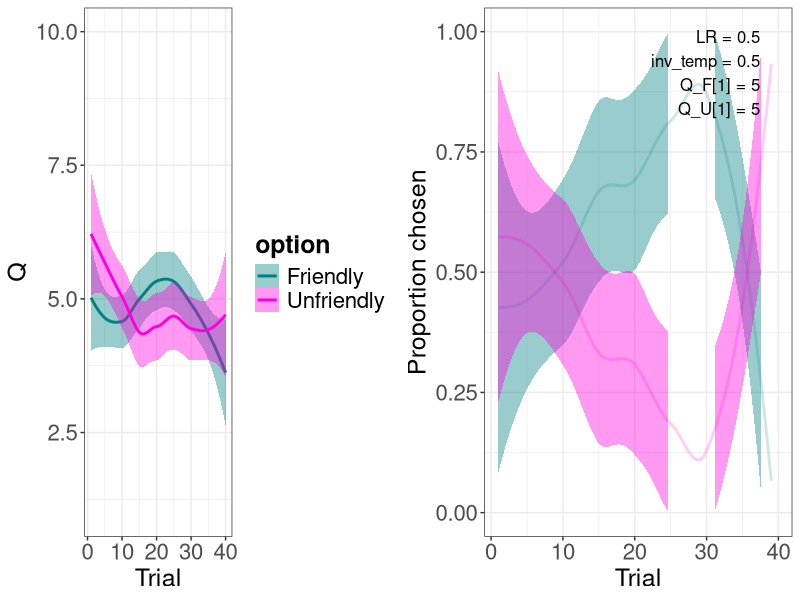
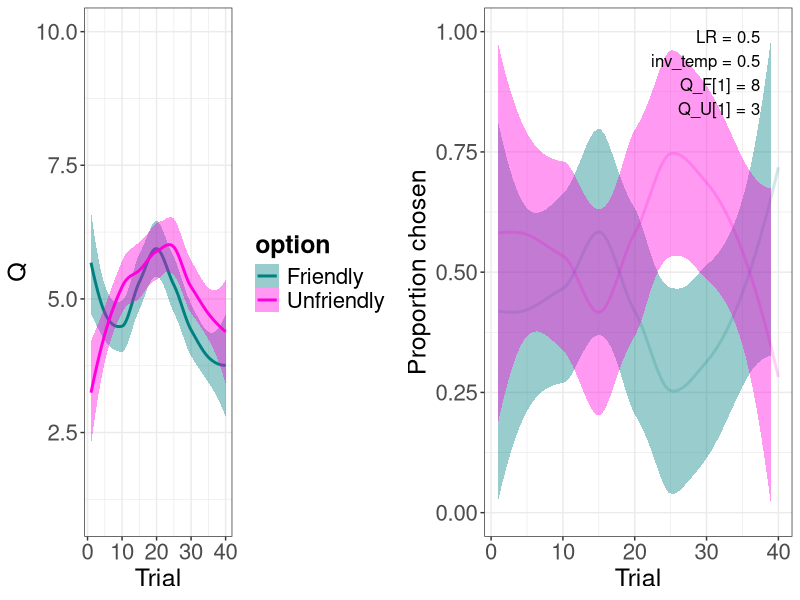
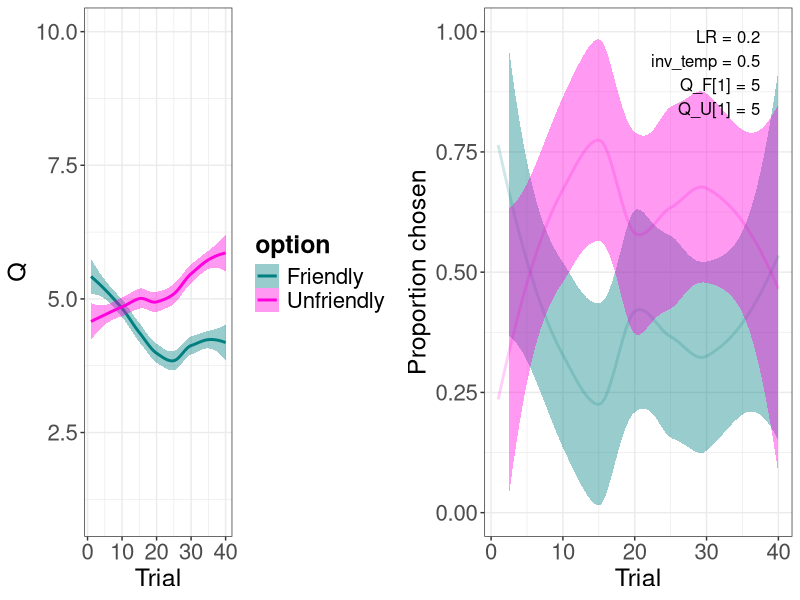
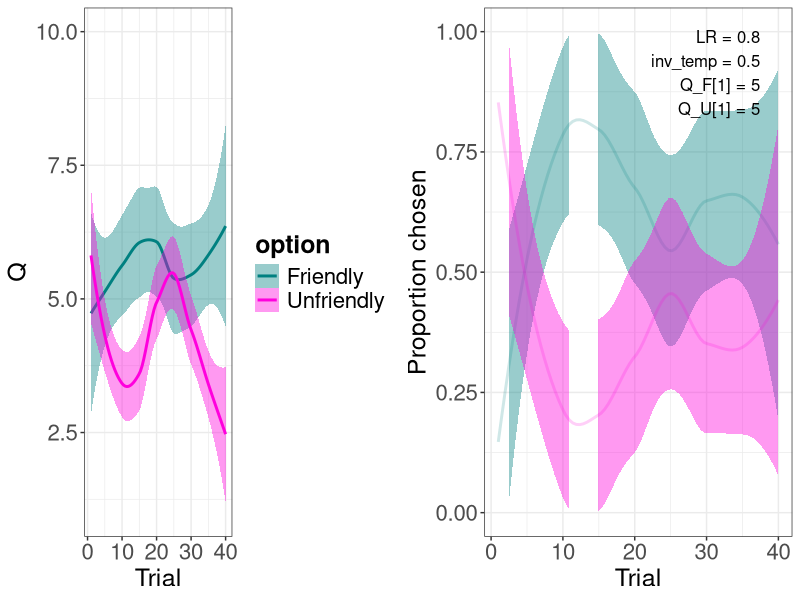
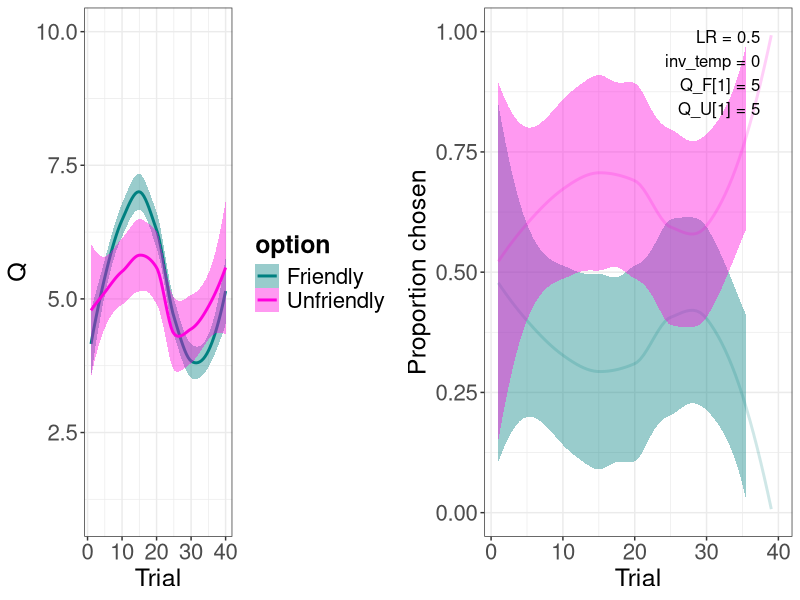
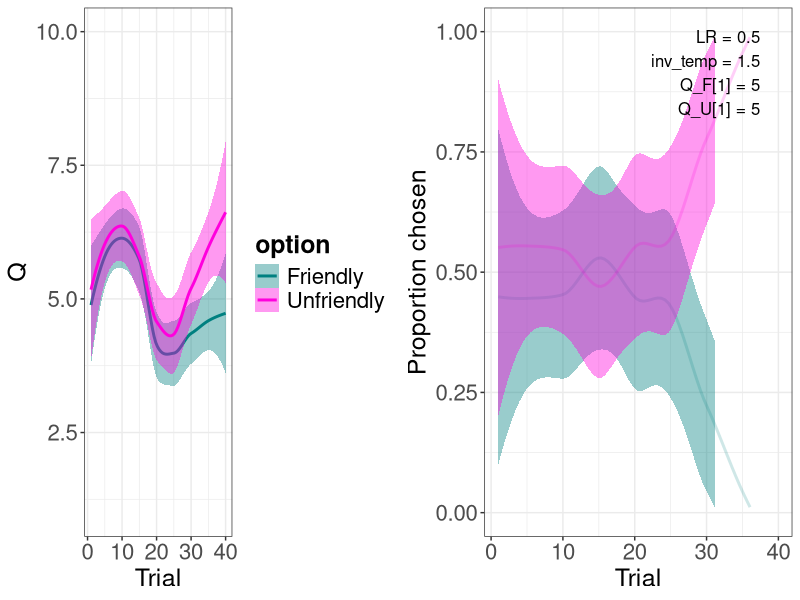
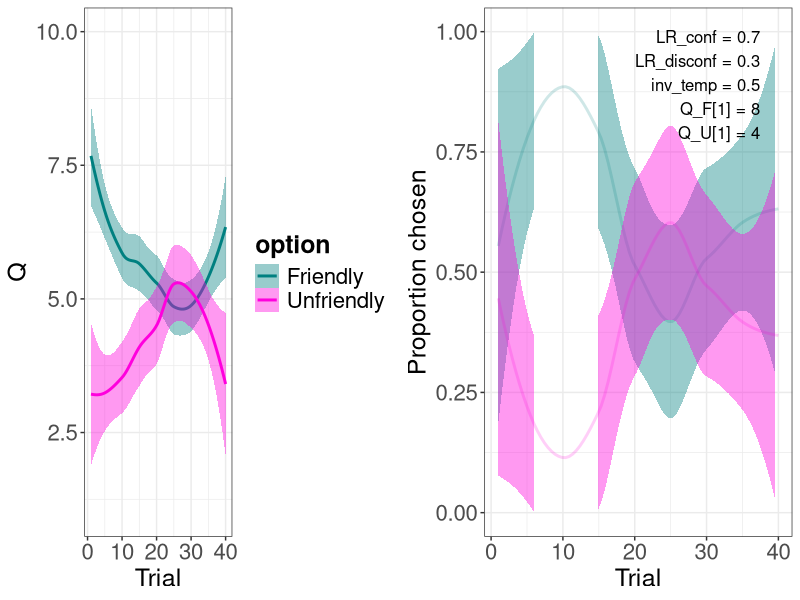
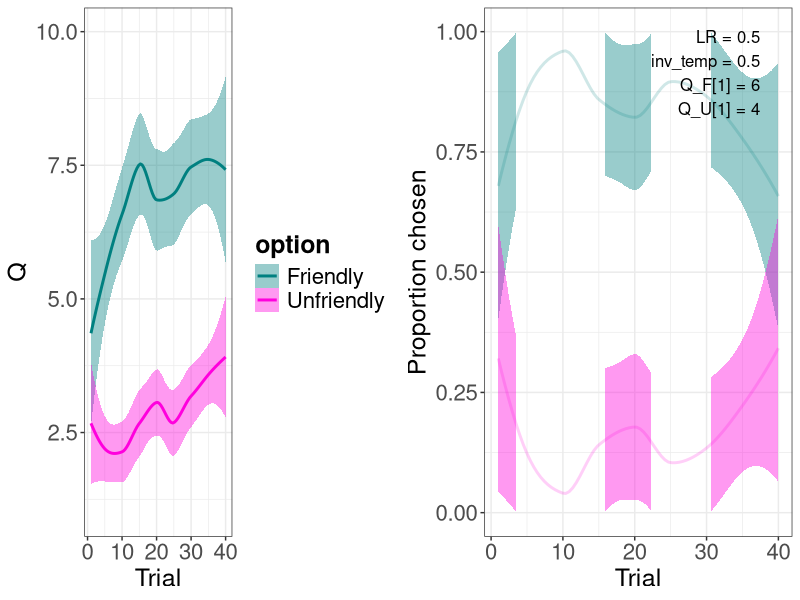

Write R code to recreate these figures, in order.
## ---- chunk 1
knitr::knit_hooks$set(purl = knitr::hook_purl)
knitr::opts_chunk$set(echo = TRUE)
knitr::opts_chunk$set(message = FALSE)
knitr::opts_chunk$set(fig.width = 10, fig.height = 4)
## ---- chunk 2
n_participants <- 1
n_trials <- 40
params_std <- c(0.5, 0.5, 5, 5) # LR, inv_temp, Q_F_1, Q_U_1
set.seed(1234)
## ---- chunk 3
library(truncnorm)
mu_R <- 5
sigma_R <- 3
rating <- function(mu_sd = c(5, 3)) {
  R <- round(rtruncnorm(n = 1, a = 1, b = 10, 
                        mean = mu_R, 
                        sd = sigma_R), 
             0)
  return(R)
}
## ---- chunk 4
run_model <- function(params = params_std) {
  dat <- data.frame()

  for (j in 1:n_participants) {

    # ------ init data frames etc -----
    Q <- data.frame(
      F = rep(NA, n_trials),
      U = rep(NA, n_trials)
    )
    P_F <- c()
    choice <- c()
    R <- c()
    pred_err <- c()

    # ----- initialize parameters -----
    LR <- params[1]
    inv_temp <- params[2]
    Q$F[1] <- params[3]
    Q$U[1] <- params[4]

    # --------- run trials ------------
    for (t in 1:n_trials) {

      # choose
      P_F[t] <- 1 / (1 + exp(-inv_temp * (Q$F[t] - Q$U[t])))
      choice[t] <- if_else(runif(1) < P_F[t],
                          "F",
                          "U")

      # rate
      R[t] <- rating()

      # learn
      pred_err[t] <- R[t] - Q[t, choice[t]]

      if (t < n_trials) {   # no updating Qs in the very last trial
        Q[t+1, choice[t]] <- Q[t, choice[t]] + LR * pred_err[t]

        not_chosen <- colnames(Q[which(colnames(Q) != choice[t])])
        Q[t+1, not_chosen] <- Q[t, not_chosen]
      }
    }

    dat_p <- data.frame(
      participant = rep(j, n_trials),
      trial =       1:n_trials,
      Q_F =         Q$F,
      Q_U =         Q$U,
      P_F =         P_F,
      choice =      choice,
      R =           R,
      pred_err =    pred_err
    )

    dat <- rbind(dat, dat_p)
  }

  return(dat)
}
## ---- chunk 5
library(tidyverse)
my_teal <- "#008080"
my_pink <- "#ff00dd"

my_theme <- theme_bw() +
  theme(plot.title = element_text(size = 20, face = "bold")) +
  theme(axis.text = element_text(size = 16),
        axis.title = element_text(size = 18)) +
  theme(legend.title = element_text(size = 18, face = "bold"),
        legend.text = element_text(size = 16)) +
  theme(strip.text.x = element_text(size = 18, face = "bold"))
## ---- chunk 6
library(grid)
library(gridExtra)

to_long <- function(dat) {
  long_dat <- dat %>%
    pivot_longer(c(Q_F, Q_U), names_prefix = "Q_", names_to = "option", values_to = "Q") %>%
    mutate(option = factor(option),
           choice = factor(choice))

  return(long_dat)
}

plot_Q <- function(dat) {
  p <- ggplot(dat, aes(x = trial,
                      y = Q,
                      color = option)) +
    geom_smooth(aes(fill = option)) +
    ylim(c(1, 10)) +
    labs(x = "Trial") +
    scale_color_manual(values = c(my_teal, my_pink),
                      labels = c("Friendly", "Unfriendly")) +  
    scale_fill_manual(values = c(my_teal, my_pink),
                      labels = c("Friendly", "Unfriendly")) +
    my_theme
  return(p)
}

plot_choice <- function(dat) {
  dat <- dat %>%
    mutate(choice_is_F = if_else(choice == "F", 1, 0),
           choice_is_U = 1 - choice_is_F)
    
  p <- ggplot(dat, aes(x = trial)) +
    geom_smooth(aes(y = choice_is_F),
                color = paste0(my_teal, "30"),
                fill = paste0(my_teal, "30")) +
    geom_smooth(aes(y = choice_is_U),
                color = paste0(my_pink, "30"),
                fill = paste0(my_pink, "30")) +
    ylim(c(0, 1)) +
    labs(x = "Trial",
         y = "Proportion chosen") +
    my_theme
  return(p)
}

annotation_single <- function(params, x = 0.95) {
    text <- paste0("LR = ", params[1],
                  "\ninv_temp = ", params[2],
                  "\nQ_F[1] = ", params[3],
                  "\nQ_U[1] = ", params[4])

    grid.text(text, x = unit(x, "npc"), y = unit(0.95, "npc"), hjust = 1, vjust = 1)
}

annotation_double <- function(params_left, params_right) {
  annotation_single(params_left, 0.45)
  annotation_single(params_right, 0.95)
}
## ---- chunk 7
library(rjson)
model_dat_JSON <- function(params, model_dat) {
  LR <- params[1]
  inv_temp <- params[2]
  initQF <- params[3]
  initQU <- params[4]
  T <- n_trials
  choice <- as.numeric(model_dat$choice == "U") + 1
  R <- model_dat$R
  my_list <- list(LR, inv_temp, initQF, initQU, mu_R, sigma_R, T, choice, R)
  names(my_list) <- c("LR", "inv_temp", "initQF", "initQU", "mu_R", "sigma_R", "T", "choice", "R")
  return(toJSON(my_list))
}
## ---- chunk 8
dat_std <- run_model()
write(model_dat_JSON(params_std, dat_std), "sim_dat.json")
dat_std <- dat_std %>% to_long()
p_left <- plot_Q(dat_std)
p_right <- plot_choice(dat_std)
grid.arrange(p_left, p_right, nrow = 1)
annotation_single(params_std)
## ---- chunk 9
params <- c(0.5, 0.5, 8, 3)
dat <- run_model(params)
write(model_dat_JSON(params, dat), "sim_dat.json")
dat <- dat %>% to_long()
p_left <- plot_Q(dat)
p_right <- plot_choice(dat)
grid.arrange(p_left, p_right, nrow = 1)
annotation_single(params)
## ---- chunk 10
params <- c(0.2, 0.5, 5, 5)
dat <- run_model(params) %>% to_long()
p_left <- plot_Q(dat)
p_right <- plot_choice(dat)
grid.arrange(p_left, p_right, nrow = 1)
annotation_single(params)

params <- c(0.8, 0.5, 5, 5)
dat <- run_model(params) %>% to_long()
p_left <- plot_Q(dat)
p_right <- plot_choice(dat)
grid.arrange(p_left, p_right, nrow = 1)
annotation_single(params)
## ---- chunk 11
params <- c(0.5, 0, 5, 5)
dat <- run_model(params) %>% to_long()
p_left <- plot_Q(dat)
p_right <- plot_choice(dat)
grid.arrange(p_left, p_right, nrow = 1)
annotation_single(params)

params <- c(0.5, 1.5, 5, 5)
dat <- run_model(params) %>% to_long()
p_left <- plot_Q(dat)
p_right <- plot_choice(dat)
grid.arrange(p_left, p_right, nrow = 1)
annotation_single(params)
## ---- chunk 12
threshold <- 2

is_confirm <- function(rating, init_value) {
  return(abs(rating - init_value) <= threshold)
}
## ---- chunk 13
params_std <- c(0.7, 0.3, 0.5, 8, 4) # LR_conf, LR_disconf, inv_temp, Q_F_1, Q_U_1

run_model_dualLR <- function(params = params_std) {
  dat <- data.frame()

  for (j in 1:n_participants) {

    # ------ init data frames etc -----
    Q <- data.frame(
      F = rep(NA, n_trials),
      U = rep(NA, n_trials)
    )
    P_F <- c()
    choice <- c()
    R <- c()
    pred_err <- c()

    # ----- initialize parameters -----
    LR_conf <- params[1]
    LR_disconf <- params[2]
    inv_temp <- params[3]
    Q$F[1] <- params[4]
    Q$U[1] <- params[5]

    # --------- run trials ------------
    for (t in 1:n_trials) {

      # choose
      P_F[t] <- 1 / (1 + exp(-inv_temp * (Q$F[t] - Q$U[t])))
      choice[t] <- if_else(runif(1) < P_F[t],
                          "F",
                          "U")

      # rate
      R[t] <- rating()

      # learn
      pred_err[t] <- R[t] - Q[t, choice[t]]

      # which learning rate?
      LR <- if_else(is_confirm(R[t], Q[1, choice[t]]),
                    LR_conf,
                    LR_disconf)

      if (t < n_trials) {   # no updating Qs in the very last trial
        Q[t+1, choice[t]] <- Q[t, choice[t]] + LR * pred_err[t]

        not_chosen <- colnames(Q[which(colnames(Q) != choice[t])])
        Q[t+1, not_chosen] <- Q[t, not_chosen]
      }
    }

    dat_p <- data.frame(
      participant = rep(j, n_trials),
      trial =       1:n_trials,
      Q_F =         Q$F,
      Q_U =         Q$U,
      P_F =         P_F,
      choice =      choice,
      R =           R,
      pred_err =    pred_err
    )

    dat <- rbind(dat, dat_p)
  }

  return(dat)
}
## ---- chunk 14
annotation_single <- function(params, x = 0.95) {
  text <- paste0("LR_conf = ", params[1],
               "\nLR_disconf = ", params[2], 
               "\ninv_temp = ", params[3],
               "\nQ_F[1] = ", params[4],
               "\nQ_U[1] = ", params[5])

  grid.text(text, x = unit(x, "npc"), y = unit(0.95, "npc"), hjust = 1, vjust = 1)
}
## ---- chunk 15
dat <- run_model_dualLR() %>% to_long()
p_left <- plot_Q(dat)
p_right <- plot_choice(dat)
grid.arrange(p_left, p_right, nrow = 1)
annotation_single(params_std)
## ---- chunk 16
bonus <- 3

rating <- function(init_value_chosen, init_value_not_chosen) {
  R <- round(rtruncnorm(n = 1, a = 1, b = 10, 
                        mean = 5, 
                        sd = 3), 
             0)

  if (init_value_chosen > init_value_not_chosen) {
    bonus_polarity <- 1
  } else if (init_value_chosen < init_value_not_chosen) {
    bonus_polarity <- -1
  } else {
    bonus_polarity <- 0
  }

  R <- R + 
    is_confirm(R, init_value_chosen) * bonus * bonus_polarity
  return(min(R, 10))    # max rating is still 10
}
## ---- chunk 17
run_model <- function(params = params_std) {
  dat <- data.frame()

  for (j in 1:n_participants) {

    # ------ init data frames etc -----
    Q <- data.frame(
      F = rep(NA, n_trials),
      U = rep(NA, n_trials)
    )
    P_F <- c()
    choice <- c()
    R <- c()
    pred_err <- c()

    # ----- initialize parameters -----
    LR <- params[1]
    inv_temp <- params[2]
    Q$F[1] <- params[3]
    Q$U[1] <- params[4]

    # --------- run trials ------------
    for (t in 1:n_trials) {

      # choose
      P_F[t] <- 1 / (1 + exp(-inv_temp * (Q$F[t] - Q$U[t])))
      choice[t] <- if_else(runif(1) < P_F[t],
                          "F",
                          "U")
      not_chosen <- colnames(Q[which(colnames(Q) != choice[t])])

      # rate
      R[t] <- rating(Q[1, choice[t]],
                     Q[1, not_chosen])

      # learn
      pred_err[t] <- R[t] - Q[t, choice[t]]

      if (t < n_trials) {   # no updating Qs in the very last trial
        Q[t+1, choice[t]] <- Q[t, choice[t]] + LR * pred_err[t]

        Q[t+1, not_chosen] <- Q[t, not_chosen]
      }
    }

    dat_p <- data.frame(
      participant = rep(j, n_trials),
      trial =       1:n_trials,
      Q_F =         Q$F,
      Q_U =         Q$U,
      P_F =         P_F,
      choice =      choice,
      R =           R,
      pred_err =    pred_err
    )

    dat <- rbind(dat, dat_p)
  }

  return(dat)
}

annotation_single <- function(params, x = 0.95) {
    text <- paste0("LR = ", params[1],
                  "\ninv_temp = ", params[2],
                  "\nQ_F[1] = ", params[3],
                  "\nQ_U[1] = ", params[4])

    grid.text(text, x = unit(x, "npc"), y = unit(0.95, "npc"), hjust = 1, vjust = 1)
}
## ---- chunk 18
params <- c(0.5, 0.5, 6, 4) # LR, inv_temp, Q_F_1, Q_U_1
dat <- run_model(params) %>% to_long()
p_left <- plot_Q(dat)
p_right <- plot_choice(dat)
grid.arrange(p_left, p_right, nrow = 1)
annotation_single(params)
## ---- chunk 19
rating <- function(init_value) {
  R <- round(rtruncnorm(n = 1, a = 1, b = 10, 
                        mean = init_value, 
                        sd = 3), 
             0)
  return(R)
}
## ---- chunk 20
run_model <- function(params = params_std) {
  dat <- data.frame()

  for (j in 1:n_participants) {

    # ------ init data frames etc -----
    Q <- data.frame(
      F = rep(NA, n_trials),
      U = rep(NA, n_trials)
    )
    P_F <- c()
    choice <- c()
    R <- c()
    pred_err <- c()

    # ----- initialize parameters -----
    LR <- params[1]
    inv_temp <- params[2]
    Q$F[1] <- params[3]
    Q$U[1] <- params[4]

    # --------- run trials ------------
    for (t in 1:n_trials) {

      # choose
      P_F[t] <- 1 / (1 + exp(-inv_temp * (Q$F[t] - Q$U[t])))
      choice[t] <- if_else(runif(1) < P_F[t],
                          "F",
                          "U")

      # rate
      R[t] <- rating(Q[1, choice[t]])

      # learn
      pred_err[t] <- R[t] - Q[t, choice[t]]

      if (t < n_trials) {   # no updating Qs in the very last trial
        Q[t+1, choice[t]] <- Q[t, choice[t]] + LR * pred_err[t]

        not_chosen <- colnames(Q[which(colnames(Q) != choice[t])])
        Q[t+1, not_chosen] <- Q[t, not_chosen]
      }
    }

    dat_p <- data.frame(
      participant = rep(j, n_trials),
      trial =       1:n_trials,
      Q_F =         Q$F,
      Q_U =         Q$U,
      P_F =         P_F,
      choice =      choice,
      R =           R,
      pred_err =    pred_err
    )

    dat <- rbind(dat, dat_p)
  }

  return(dat)
}

annotation_single <- function(params, x = 0.95) {
    text <- paste0("LR = ", params[1],
                  "\ninv_temp = ", params[2],
                  "\nQ_F[1] = ", params[3],
                  "\nQ_U[1] = ", params[4])

    grid.text(text, x = unit(x, "npc"), y = unit(0.95, "npc"), hjust = 1, vjust = 1)
}
## ---- chunk 21
params <- c(0.5, 0.5, 7, 3) # LR, inv_temp, Q_F_1, Q_U_1
dat <- run_model(params) %>% to_long()
p_left <- plot_Q(dat)
p_right <- plot_choice(dat)
grid.arrange(p_left, p_right, nrow = 1)
annotation_single(params)
